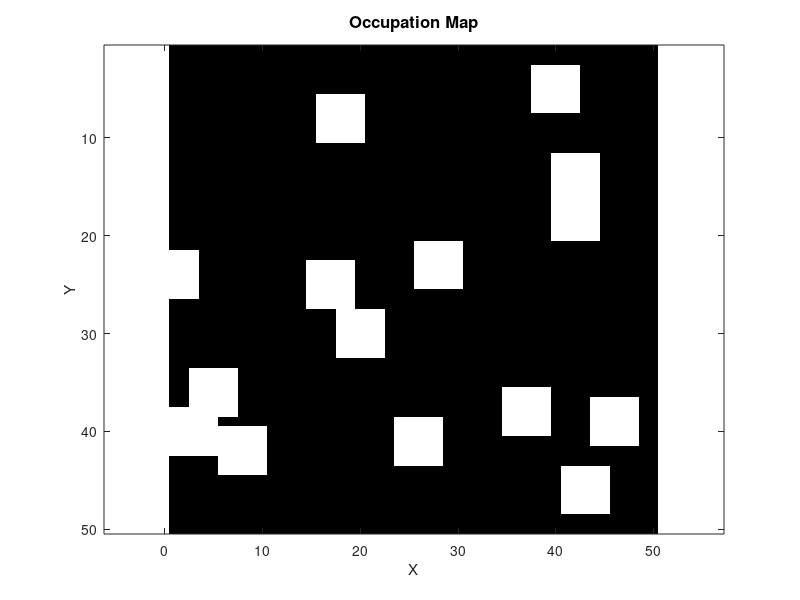

Reproduce this figure in MATLAB. (Note: this script raises an error after producing the figure.)
clear;
clc;
close all;

filas = 50;
columnas = 50;

% Punto para iniciar la traj.
punto_x = 20;  % columna
punto_y = 22; % fila
files_folder = "C:\Users\alvar\OneDrive\Desktop\My code\repositorios\TFM_Code\fast_marching-master\functions\Archivos";
main_folder = "C:\Users\alvar\OneDrive\Desktop\My code\repositorios\TFM_Code\fast_marching-master\functions\Ver_Resultados";
maps_folder = "C:\Users\alvar\OneDrive\Desktop\My code\repositorios\TFM_Code\fast_marching-master\functions\Mapas";

%% Mapa Original
cd(maps_folder);
file = fopen('MAP_2_50_50.txt','r');

matriz_vel = zeros(filas, columnas); 

% Leer los datos línea por línea y almacenarlos en la matriz
for i = 1:filas
    linea = fgetl(file); % Leer una línea del archivo como string
    if ischar(linea)
        line = sscanf(linea, '%f')';
        matriz_vel(i, :) = sscanf(linea, '%f')'; % Convertir la línea a números y almacenarla
    else
        error('Se alcanzó el final del archivo antes de leer todas las filas.');
    end
end

% Cerrar el archivo
fclose(file);
cd(main_folder);

% Crear figura
figure;

% Usar colormap en escala de grises
colormap(gray);  % Usar escala de grises: negro (0) a blanco (1)

% Mostrar el mapa
imagesc(matriz_vel);
axis equal;  % Mantener proporciones cuadradas
%colorbar;
%clim([0 1]);  % Ajustar límites de color entre 0 y 1

% Etiquetas y título
title('Occupation Map', 'FontSize', 12);
xlabel('X', 'FontSize', 11);
ylabel('Y', 'FontSize', 11);
set(gca, 'FontSize', 10);

%% Mapa de velocidades
cd(files_folder);
cd(files_folder);
fileID = fopen('velocities_map.txt', 'r');
if fileID == -1
    error('Could not open velocities map file');
end

% Read dimensions from first line
dims = fscanf(fileID, '%d', [1 2]);  % Read two dimensions [width height]
velocities_map = zeros(dims(2), dims(1));
filas = dims(2);
columnas = dims(1);
fgetl(fileID);
% Read the map data
for i = 1:dims(2)
    line = fgetl(fileID);
    if ~ischar(line)
        error(['Error reading line ' num2str(i)]);
    end
    values = str2num(line);
    long = length(values);
    if length(values) ~= dims(1)
        error(['Incorrect number of values in line ' num2str(i)]);
    end
    velocities_map(i,:) = values;
end

fclose(fileID);
cd(main_folder);

% Crear figura
figure;

% Create a finer grid for interpolation
[X,Y] = meshgrid(1:columnas, 1:filas);
[Xq,Yq] = meshgrid(1:0.1:columnas, 1:0.1:filas);

% Interpolate velocities map for smoother visualization
velocities_smooth = interp2(X, Y, velocities_map, Xq, Yq, 'spline');

% Show smoothed map
imagesc(velocities_smooth);
axis equal;
colormap(gray);  % Changed to grayscale
colorbar;
clim([0 1]);

% Etiquetas y título
title('Velocities Map', 'FontSize', 12);
xlabel('X', 'FontSize', 11);
ylabel('Y', 'FontSize', 11);
set(gca, 'FontSize', 10);

%% Mapa de tiempos
cd(files_folder);
file = fopen('times_map.txt','r');

matriz_tiempos = zeros(filas, columnas); 

% Leer los datos línea por línea y almacenarlos en la matriz
for i = 1:filas
    linea = fgetl(file); % Leer una línea del archivo como string
    if ischar(linea)
        line = sscanf(linea, '%f')';
        matriz_tiempos(i, :) = sscanf(linea, '%f')'; % Convertir la línea a números y almacenarla
    else
        error('Se alcanzó el final del archivo antes de leer todas las filas.');
    end
end

% Cerrar el archivo
fclose(file);

cd(main_folder);

%% Mapa de tiempos visualization

umbralMax = 100; 

% Crear una copia de la matriz con valores limitados a 200
matrizClipped = matriz_tiempos;  
matrizClipped(matriz_tiempos > umbralMax) = umbralMax; 
% Graficar la matriz con imágenes de escala de colores
% ...existing code...


% Create figure for time map
figure;

% Mostrar el mapa
imagesc(matrizClipped);
colorbar;
colormap(jet);
clim([0 umbralMax]);

% Etiquetas y título
title('Trajectory and times map', 'FontSize', 12);
xlabel('X', 'FontSize', 11);
ylabel('Y', 'FontSize', 11);
set(gca, 'FontSize', 10);
axis equal;

%% Trayectoria 
cd(files_folder);
traj_data = load('trajectory.txt');
cd(main_folder);

% Extract coordinates
traj_x = traj_data(:,1) + 1;
traj_y = traj_data(:,2) + 1;

% Convert to double if necessary
traj_x = double(traj_x);
traj_y = double(traj_y);

hold on;

% Plot path line
plot(traj_x, traj_y, 'w-', 'LineWidth', 2);

% Plot waypoints
plot(traj_x(2:end-1), traj_y(2:end-1), 'w.', 'MarkerSize', 10);

% Plot start point (green) and end point (red)
plot(traj_x(1), traj_y(1), 'go', 'MarkerSize', 15, 'LineWidth', 2);
plot(traj_x(end), traj_y(end), 'ro', 'MarkerSize', 15, 'LineWidth', 2);

% Add legend


hold off;



%[Fy,Fx,Fz]=pointmin(matriz_tiempos);
% After loading time map and before gradient visualization

%% Load gradient components
cd(files_folder);
gradient_x_file = fopen('gradient_x.txt', 'r');
gradient_y_file = fopen('gradient_y.txt', 'r');

Fx = zeros(filas, columnas);
Fy = zeros(filas, columnas);

% Read gradient x component
for i = 1:filas
    linea = fgetl(gradient_x_file);
    if ischar(linea)
        Fx(i, :) = sscanf(linea, '%f')';
    else
        error('Error reading gradient_x file');
    end
end

% Read gradient y component
for i = 1:filas
    linea = fgetl(gradient_y_file);
    if ischar(linea)
        Fy(i, :) = sscanf(linea, '%f')';
    else
        error('Error reading gradient_y file');
    end
end

fclose(gradient_x_file);
fclose(gradient_y_file);
cd(main_folder);
% After existing time map visualization
% Create new figure for gradient field visualization
figure;
imagesc(matrizClipped);
hold on;

% Create grid for quiver plot
[X, Y] = meshgrid(1:columnas, 1:filas);

% Downsample for better visualization (adjust skip value as needed)
skip = 5;  % Show an arrow every 2 points
X = X(1:skip:end, 1:skip:end);
Y = Y(1:skip:end, 1:skip:end);
Fx_down = Fx(1:skip:end, 1:skip:end);
Fy_down = Fy(1:skip:end, 1:skip:end);

% Plot vector field
quiver(X, Y, Fx_down, Fy_down, 2, 'w', 'LineWidth', 1.5);

% Adjust colormap and limits
colormap(jet);
clim([min(matriz_tiempos(:)), umbralMax]);
colorbar;


% Add to legend
legend('Gradient field', 'Location', 'southeast');

% Add labels and title
title('Mapa de tiempos con campo de gradiente');
xlabel('X');
ylabel('Y');
axis equal;

hold off;

%% Velocities and trajectory

figure('Name', 'Velocities Map with Trajectory');

% Create and show smoothed velocities map
[X,Y] = meshgrid(1:columnas, 1:filas);
[Xq,Yq] = meshgrid(1:0.1:columnas, 1:0.1:filas);
velocities_smooth = interp2(X, Y, velocities_map, Xq, Yq, 'spline');
imagesc(velocities_smooth);
colormap(gray);
colorbar;
clim([0 1]);
axis equal;
hold on;

% Overlay trajectory
plot(traj_x*10, traj_y*10, 'r-', 'LineWidth', 2);
plot(traj_x(2:end-1)*10, traj_y(2:end-1)*10, 'r.', 'MarkerSize', 10);
plot(traj_x(1)*10, traj_y(1)*10, 'go', 'MarkerSize', 15, 'LineWidth', 2);
plot(traj_x(end)*10, traj_y(end)*10, 'ro', 'MarkerSize', 15, 'LineWidth', 2);

% Add labels and title
title('Velocities Map with Trajectory', 'FontSize', 12);
xlabel('X', 'FontSize', 11);
ylabel('Y', 'FontSize', 11);
set(gca, 'FontSize', 10);

% Add legend
legend('Trajectory', 'Waypoints', 'Start', 'End', 'Location', 'southeast');

hold off;
